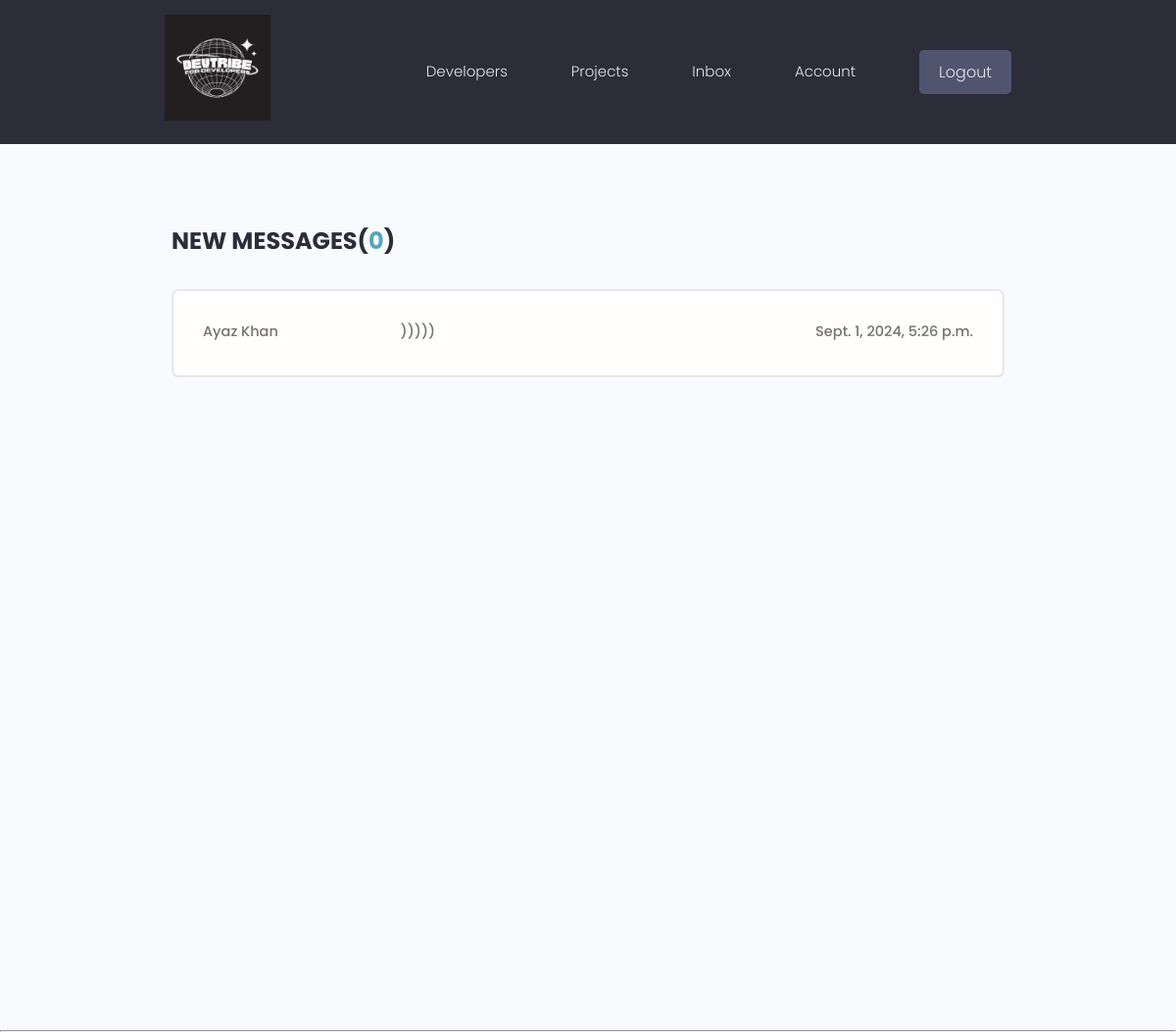
The page /inbox/ (signed in) on the database its author committed.
### users/models.py (models this page shows, shortened)
class Message(models.Model):
    sender=models.ForeignKey(Profile,on_delete=models.SET_NULL,null=True,blank=True)
    recipient=models.ForeignKey(Profile,on_delete=models.SET_NULL,null=True,related_name='messages')
    name=models.CharField(max_length=200,null=True,blank=True)
    email=models.EmailField(max_length=200,null=True,blank=True)
    subject=models.CharField(max_length=200,null=True,blank=True)
    body=models.TextField()
    is_read=models.BooleanField(default=False,null=True)
    created=models.DateTimeField(auto_now_add=True)
    id=models.UUIDField(default=uuid.uuid4,unique=True,primary_key=True,editable=False)
    class Meta:
        ordering=['is_read','-created']

### users/views.py (the view)
# urls.py: path('inbox/',views.inbox,name='inbox'),
@login_required(login_url='login')
def inbox(request):
    profile=request.user.profile
    messageRequestes=profile.messages.all()
    unreadCount=messageRequestes.filter(is_read=False).count()
    context={
    'messageRequestes':messageRequestes,
    'unreadCount':unreadCount
    }
    return render(request,'users/inbox.html',context)

### users/templates/users/inbox.html
{% extends 'main.html'%}
{% block content%}
  <main class="inbox my-xl">
    <div class="content-box">
      <h3 class="inbox__title">New Messages(<span>{{unreadCount}}</span>)</h3>
      <ul class="messages">
        {% for message in messageRequestes %}
        {% if message.is_read == False %}
        <li class="message message--unread">
          {% else %}
          <li class="message">
          {% endif%}
          <a href="{% url 'message' message.id %}">
            <span class="message__author">{{message.name}}</span>
            <span class="message__subject">{{message.subject}}</span>
            <span class="message__date">{{message.created}}</span>
          </a>
        </li>
        {% endfor %}
      </ul>
    </div>
  </main>
{% endblock content%}

### static/styles/app.css (style rules this page uses)
:root { --color-sub: #2d2d39; }
.content-box { width: 95%; max-width: 85rem; margin: 0 auto; }
.inbox { height: 90vh; }
.inbox__title, .inbox__title span { font-size: 2.4rem; font-weight: 700; color: var(--color-sub); text-transform: uppercase; text-align: left; margin-bottom: 3rem; }
.inbox__title span { color: var(--color-main); }
.messages { list-style: none; background: var(--color-white); padding: 0.5rem 3rem; border: 2px solid var(--color-light); border-radius: 0.7rem; }
.message { padding: 2.5rem 0; }
.message > a span { font-size: 1.45rem; font-weight: 500; }
.message > a { display: flex; gap: 1rem; }
.message__author, .message__date { flex-basis: 25%; }
.message__subject { flex-basis: 50%; }
.message__date { text-align: right; }

### static/uikit/styles/modules/_variables.css (style rules this page uses)
:root { --color-main: #5aa5b9; --color-main-light: #e6faff; --color-sub: #3f4156; --color-sub-light: #51546e; --color-sub-lighter: #ededfd; --color-text: #737373; --color-gray: #8b8b8b; --color-light: #e5e7eb; --color-light-gray: #767676; --color-bg: #f8fafd; --color-white: #fffefd; --color-white-light: #f3f3f3; --color-success: #359e64; --color-success-bg: #def8e8; --color-error: #fc4b0b; --color-error-bg: #fff2ee; --font-base: 'Poppins', arial, helvetica, 'Segoe UI', roboto, ubuntu, sans-serif; --font-monospace: 'Fira Code', 'Courier New', courier, monospace; --font-regular: 300; --font-medium: 500; --font-bold: 700; --generic-shadow: 1px 1px 5px #00000010; --generic-transition: all 0.3s ease-in-out; }

### static/uikit/styles/modules/_base.css (style rules this page uses)
* { margin: 0; padding: 0; box-sizing: border-box; text-rendering: optimizeLegibility; color: inherit; font-size: inherit; }
html { font-size: 50%; }
@media only screen and (min-width: 480px) { html { font-size: 56.25%; } }
@media only screen and (min-width: 1200px) { html { font-size: 62.5%; } }
body { line-height: 1.6; font-weight: 400; font-size: 1.5rem; color: var(--color-text); background-color: var(--color-bg); min-height: 100vh; }

### static/uikit/styles/modules/_typography.css (style rules this page uses)
* { font-family: var(--font-base); }
h3 { font-size: 3.2rem; font-weight: var(--font-medium); }
p, span, strong { font-size: 1.6rem; color: var(--color-text); font-weight: var(--font-regular); }
a { padding-bottom: 2px; text-decoration: none; display: inline-block; color: var(--color-main); font-weight: var(--font-medium); }

### static/uikit/styles/modules/_utilities.css (style rules this page uses)
.my-xl { margin: 8rem auto; }

### rows shown on the page
Message: name "Ayaz Khan", subject ")))))", created "Sept. 1, 2024, 5:26 p.m."

### other values the page prints
{{ unreadCount }} "0"
